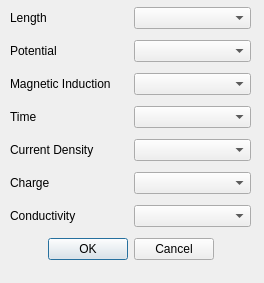
<?xml version="1.0" encoding="UTF-8"?>
<ui version="4.0">
 <class>Units</class>
 <widget class="QDialog" name="Units">
  <property name="geometry">
   <rect>
    <x>0</x>
    <y>0</y>
    <width>264</width>
    <height>283</height>
   </rect>
  </property>
  <property name="windowTitle">
   <string>Units</string>
  </property>
  <property name="sizeGripEnabled">
   <bool>false</bool>
  </property>
  <widget class="QWidget" name="layoutWidget">
   <property name="geometry">
    <rect>
     <x>10</x>
     <y>2</y>
     <width>241</width>
     <height>271</height>
    </rect>
   </property>
   <layout class="QVBoxLayout" name="verticalLayout">
    <item>
     <layout class="QHBoxLayout" name="horizontalLayout">
      <item>
       <widget class="QLabel" name="LLength">
        <property name="text">
         <string>Length</string>
        </property>
       </widget>
      </item>
      <item>
       <widget class="QComboBox" name="Length"/>
      </item>
     </layout>
    </item>
    <item>
     <layout class="QHBoxLayout" name="horizontalLayout_2">
      <item>
       <widget class="QLabel" name="LPot">
        <property name="text">
         <string>Potential</string>
        </property>
       </widget>
      </item>
      <item>
       <widget class="QComboBox" name="Pot"/>
      </item>
     </layout>
    </item>
    <item>
     <layout class="QHBoxLayout" name="horizontalLayout_3">
      <item>
       <widget class="QLabel" name="LMagInd">
        <property name="text">
         <string>Magnetic Induction</string>
        </property>
       </widget>
      </item>
      <item>
       <widget class="QComboBox" name="MagInd"/>
      </item>
     </layout>
    </item>
    <item>
     <layout class="QHBoxLayout" name="horizontalLayout_4">
      <item>
       <widget class="QLabel" name="LTime">
        <property name="text">
         <string>Time</string>
        </property>
       </widget>
      </item>
      <item>
       <widget class="QComboBox" name="Time"/>
      </item>
     </layout>
    </item>
    <item>
     <layout class="QHBoxLayout" name="horizontalLayout_5">
      <item>
       <widget class="QLabel" name="LCurr">
        <property name="text">
         <string>Current Density</string>
        </property>
       </widget>
      </item>
      <item>
       <widget class="QComboBox" name="Curr"/>
      </item>
     </layout>
    </item>
    <item>
     <layout class="QHBoxLayout" name="horizontalLayout_6">
      <item>
       <widget class="QLabel" name="LChar">
        <property name="text">
         <string>Charge</string>
        </property>
       </widget>
      </item>
      <item>
       <widget class="QComboBox" name="Char"/>
      </item>
     </layout>
    </item>
    <item>
     <layout class="QHBoxLayout" name="horizontalLayout_7">
      <item>
       <widget class="QLabel" name="LCond">
        <property name="text">
         <string>Conductivity</string>
        </property>
       </widget>
      </item>
      <item>
       <widget class="QComboBox" name="Cond"/>
      </item>
     </layout>
    </item>
    <item>
     <widget class="QDialogButtonBox" name="buttonBox">
      <property name="orientation">
       <enum>Qt::Horizontal</enum>
      </property>
      <property name="standardButtons">
       <set>QDialogButtonBox::Cancel|QDialogButtonBox::Ok</set>
      </property>
      <property name="centerButtons">
       <bool>true</bool>
      </property>
     </widget>
    </item>
   </layout>
  </widget>
 </widget>
 <resources/>
 <connections>
  <connection>
   <sender>buttonBox</sender>
   <signal>rejected()</signal>
   <receiver>Units</receiver>
   <slot>reject()</slot>
   <hints>
    <hint type="sourcelabel">
     <x>249</x>
     <y>271</y>
    </hint>
    <hint type="destinationlabel">
     <x>263</x>
     <y>274</y>
    </hint>
   </hints>
  </connection>
  <connection>
   <sender>buttonBox</sender>
   <signal>accepted()</signal>
   <receiver>Units</receiver>
   <slot>accept()</slot>
   <hints>
    <hint type="sourcelabel">
     <x>248</x>
     <y>254</y>
    </hint>
    <hint type="destinationlabel">
     <x>157</x>
     <y>274</y>
    </hint>
   </hints>
  </connection>
 </connections>
</ui>
